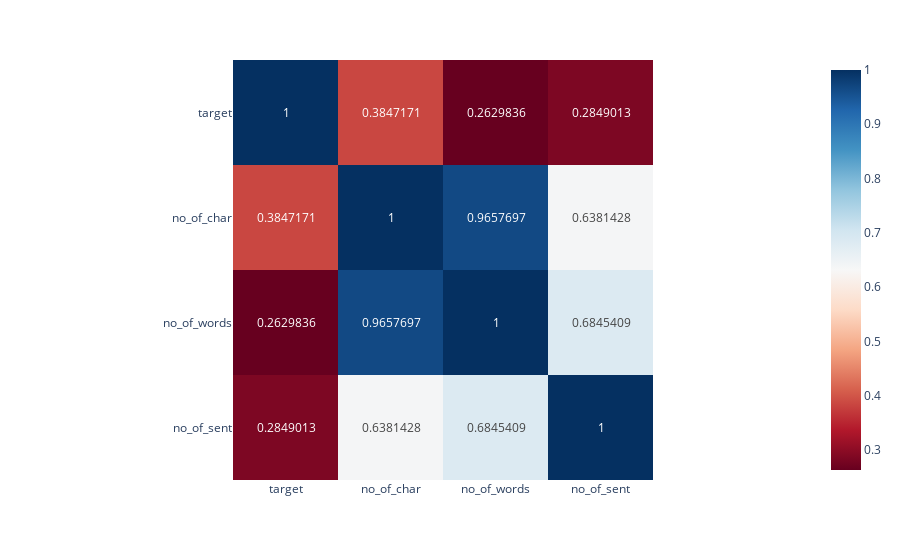

The cell this chart's notebook holds for it:
### Code cell
# heatmpap of correlation
fig = px.imshow(df.drop("text",axis=1).corr(),text_auto=True,color_continuous_scale='RdBu')
fig.show()

### Figure 1 — Plotly figure (JSON) as saved in the notebook; plotly's stock layout.template omitted (floating-point values rounded to 4 significant figures)
{"data": [{"coloraxis": "coloraxis", "hovertemplate": "x: %{x}<br>y: %{y}<br>color: %{z}<extra></extra>", "name": "0", "texttemplate": "%{z}", "type": "heatmap", "x": ["target", "no_of_char", "no_of_words", "no_of_sent"], "xaxis": "x", "y": ["target", "no_of_char", "no_of_words", "no_of_sent"], "yaxis": "y", "z": [[1, 0.3847, 0.263, 0.2849], [0.3847, 1, 0.9658, 0.6381], [0.263, 0.9658, 1, 0.6845], [0.2849, 0.6381, 0.6845, 1]]}], "layout": {"coloraxis": {"colorscale": [[0, "rgb(103,0,31)"], [0.1, "rgb(178,24,43)"], [0.2, "rgb(214,96,77)"], [0.3, "rgb(244,165,130)"], [0.4, "rgb(253,219,199)"], [0.5, "rgb(247,247,247)"], [0.6, "rgb(209,229,240)"], [0.7, "rgb(146,197,222)"], [0.8, "rgb(67,147,195)"], [0.9, "rgb(33,102,172)"], [1, "rgb(5,48,97)"]]}, "margin": {"t": 60}, "xaxis": {"anchor": "y", "constrain": "domain", "domain": [0, 1], "scaleanchor": "y"}, "yaxis": {"anchor": "x", "autorange": "reversed", "constrain": "domain", "domain": [0, 1]}}}
